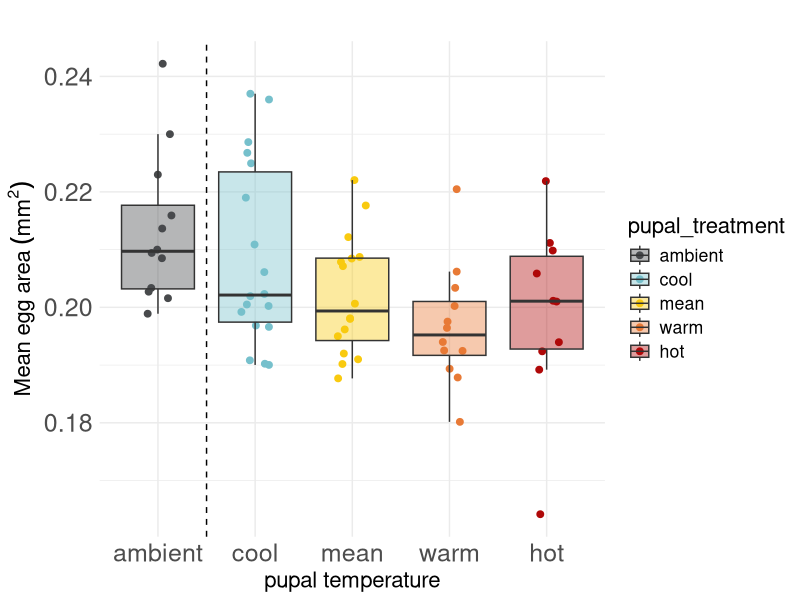

Write R code to recreate this figure.
## ---- chunk 1
library(here)
library(ggplot2)
library(tidyverse)
library(lme4)
## ---- chunk 2
#working with the egg counts of the five treatment groups
#read in the dataset
egg_counts <- read.csv(here("data", "emergence_egg_counts(Sheet1).csv"))


#make sure egg counts are stored as numbers
egg_counts$green_eggs  <- as.numeric(egg_counts$green_eggs)
egg_counts$orange_eggs <- as.numeric(egg_counts$orange_eggs)

#clean up the dataset so it only has the females I am interested in
egg_counts_clean <- egg_counts %>%
  filter(sex == "F") %>% #only looking at females
  filter(!startsWith(adultID, "F")) %>% #remove sienna's females
  mutate(clutch_size = green_eggs + orange_eggs) %>%
  filter(!is.na(clutch_size)) %>% #remove those with NA clutch size
  mutate(larval_treatment = str_extract(adultID, "^[^.]+")) %>% #make larval treatment column
  mutate(
    pupal_treatment = case_when(
      adultID == "CTRL.WTH.152_P6_H" ~ "hot",
      adultID == "HOT.WTH.47_P2_A"   ~ "ambient",
      TRUE                          ~ pupal_treatment
    )
  ) %>%
  mutate(
    larval_treatment = recode(
      larval_treatment,
      CTRL = "ambient",
      MEAN = "mean",
      COOL = "cool",
      WARM = "warm",
      HOT  = "hot"
    ))
## ---- chunk 3

egg_size_results <- read.csv(here("data", "egg size results - blinded.csv"))

egg_size_results$clutch_code <- as.character(egg_size_results$clutch_code)

results <- egg_counts_clean %>%
  left_join(egg_size_results, by = "clutch_code") %>%
  filter(!is.na(mean_area_laura_method))

results$mean_area_laura_method <- as.numeric(results$mean_area_laura_method)

results <- results %>%
  filter(!is.na(mean_area_laura_method))

results <- results %>%
  filter(clutch_code != 3377)
  

## ---- chunk 4
#convert the pupal temperatures to factors
results$pupal_treatment <- factor(results$pupal_treatment,
                             levels = c("wild", "ambient", "cool", "mean", "warm", "hot"))

#convert the larval  temperatures to factors
results$larval_treatment <- factor(results$larval_treatment,
                             levels = c("wild", "ambient", "cool", "mean", "warm", "hot"))

#assign colours to the temperatures                           
temp_cols <- c(
  ambient = "#484A4C",
  cool    = "#76C0CC",
  mean    = "#F9CA0F",
  warm    = "#E87A36",
  hot     = "#AF0808")

## ---- chunk 5
ggplot(results, aes(x = pupal_treatment, y = mean_area_laura_method, fill = pupal_treatment)) +
  geom_jitter(aes(color = pupal_treatment), width = 0.15, size = 2, alpha = 1.5) +
  geom_boxplot(alpha = 0.4, outlier.shape = NA) +
  geom_vline(xintercept = 1.5, linetype = "dashed", color = "black") +
  scale_x_discrete(labels = levels(factor(results$pupal_treatment))) +
  scale_fill_manual(values = temp_cols) +
  scale_color_manual(values = temp_cols) + 
  theme_minimal() +
  theme(legend.position = "right",
        text = element_text(size = 16),
  axis.title = element_text(size = 16),
  axis.text = element_text(size = 18)) +  
  labs(x = "pupal temperature", y = expression(Mean~egg~area~(mm^2)), title = "") 
